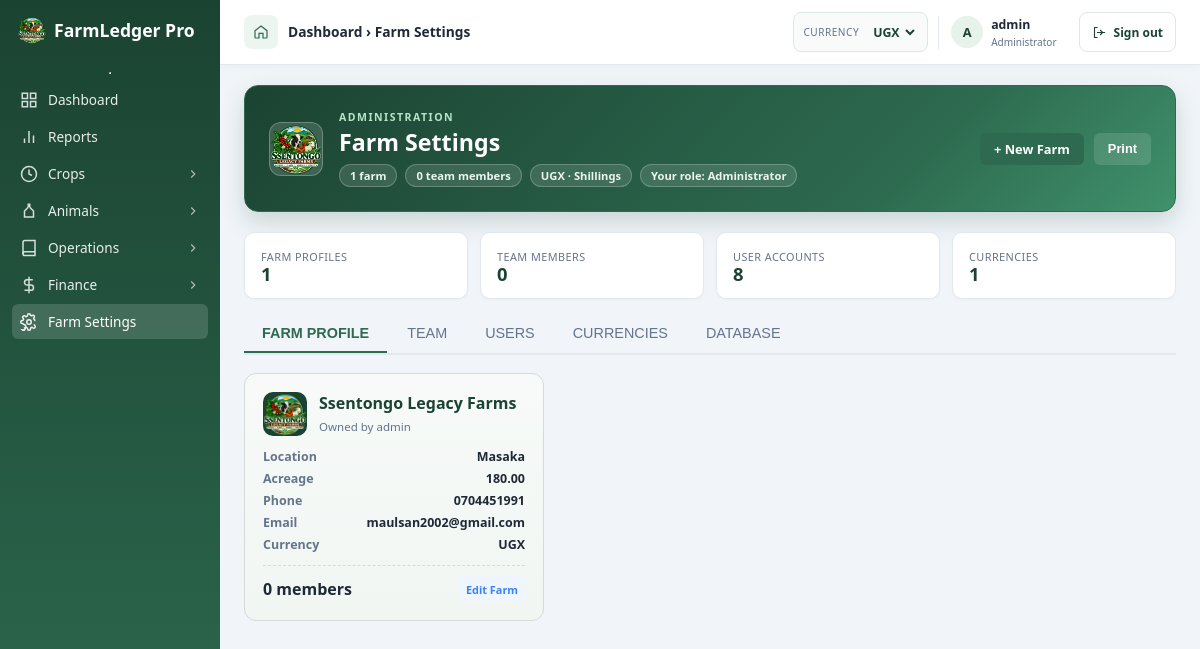
Screenshot of /dashboard/settings/ (signed in) with the database file from the repository.
### accounts/models.py (models this page shows, shortened)
class User(AbstractUser):
    class Role(models.TextChoices):
        OWNER = 'OWNER', 'Owner'
        MANAGER = 'MANAGER', 'Manager'
        WORKER = 'WORKER', 'Worker'
        ACCOUNTANT = 'ACCOUNTANT', 'Accountant'
    role = models.CharField(
        max_length=20,
        choices=Role.choices,
        default=Role.WORKER,
    )
    phone = models.CharField(max_length=20, blank=True, default='')
    class Meta:
        permissions = [
            ('can_manage_users', 'Can manage users'),
            ('can_view_reports', 'Can view reports'),
            ('can_manage_budgets', 'Can manage budgets'),
            ('can_manage_expenses', 'Can manage expenses'),
            ('can_run_payroll', 'Can run payroll'),
        ]

class FarmProfile(models.Model):
    user = models.OneToOneField(
        User,
        on_delete=models.CASCADE,
        related_name='farm_profile',
    )
    farm_name = models.CharField(max_length=200)
    tagline = models.CharField(max_length=200, blank=True, default='')
    location = models.CharField(max_length=300, blank=True, default='')
    acreage = models.DecimalField(max_digits=10, decimal_places=2, default=0)
    tax_id = models.CharField(max_length=50, blank=True, default='')
    fiscal_year_start = models.DateField(null=True, blank=True)
    phone = models.CharField(max_length=30, blank=True, default='')
    email = models.EmailField(blank=True, default='')
    logo = models.ImageField(upload_to='farm_logos/', null=True, blank=True)
    invoice_payment_details = models.TextField(
        blank=True, default='',
        help_text='Default payment instructions printed on invoices '
                  '(bank, account name, account no., mobile money...).')
    invoice_notes = models.TextField(
        blank=True, default='',
        help_text='Default notes & terms printed on invoices.')
    default_currency = models.ForeignKey(
        Currency,
        on_delete=models.SET_NULL,
        null=True,
        blank=True,
        related_name='farm_profiles',
        help_text='Currency used to display monetary values'
    )
    created_at = models.DateTimeField(auto_now_add=True)
    updated_at = models.DateTimeField(auto_now=True)

class Currency(models.Model):
    code = models.CharField(max_length=3, unique=True, help_text='e.g. USD, EUR, UGX')
    name = models.CharField(max_length=100)
    symbol = models.CharField(max_length=10, default='$')
    rate = models.DecimalField(
        max_digits=18,
        decimal_places=6,
        default=Decimal('1.0'),
        help_text='Amount of this currency equal to 1 base (USD) unit'
    )
    is_default = models.BooleanField(default=False)
    class Meta:
        verbose_name_plural = 'currencies'

### farmledger/views.py (the view)
# urls.py: path('dashboard/settings/', farm_settings, name='farm_settings'),
@login_required
def farm_settings(request):
    from accounts.models import Currency, FarmMembership, User
    farms = accessible_farms(request.user).select_related(
        'default_currency', 'user').order_by('farm_name').annotate(
        membership_count=Count('memberships', distinct=True))
    memberships = scoped_queryset(FarmMembership, request.user).select_related(
        'farm_profile', 'user').order_by('farm_profile__farm_name', 'user__username')
    member_ids = memberships.values_list('user_id', flat=True)
    owner_ids = farms.values_list('user_id', flat=True)
    if request.user.is_superuser:
        users = User.objects.all().order_by('username')
    else:
        users = User.objects.filter(
            Q(pk__in=member_ids) | Q(pk__in=owner_ids)).distinct().order_by('username')
    if request.user.is_superuser:
        role_label = 'Administrator'
    else:
        own = next((f for f in farms if f.user_id == request.user.pk), None)
        member = next((m for m in memberships if m.user_id == request.user.pk), None)
        role_label = 'Owner' if own else (member.get_role_display() if member else 'No farm')
    context = {
        'farms': farms,
        'memberships': memberships,
        'users': users,
        'currencies': Currency.objects.order_by('code'),
        'role_label': role_label,
        'can_edit_farms': request.user.is_superuser or not FarmProfile.objects.filter(
            user=request.user).exists() or accessible_farms(
            request.user, write_model='accounts.farmprofile').exists(),
        'can_manage_team': request.user.is_superuser or accessible_farms(
            request.user, write_model='accounts.farmmembership').exists(),
        'can_manage_users': request.user.is_superuser,
        'can_manage_currencies': request.user.is_superuser,
    }
    if request.user.is_superuser:
        db_path = _sqlite_db_path()
        if db_path and db_path.exists():
            stat = db_path.stat()
            size = stat.st_size
            for unit in ('B', 'KB', 'MB', 'GB'):
                if size < 1024 or unit == 'GB':
                    break
                size /= 1024
            context['db_info'] = {
                'path': db_path,
                'size': f'{size:.1f} {unit}',
                'modified': datetime.datetime.fromtimestamp(
                    stat.st_mtime).strftime('%d %b %Y, %H:%M'),
            }
    return render(request, 'dashboard/farm_settings.html', context)

### templates/dashboard/farm_settings.html (shortened to what this page needs)
{% extends 'dashboard/base.html' %}
{% block nav_farms %}active{% endblock %}
{% block breadcrumbs %}Dashboard &rsaquo; Farm Settings{% endblock %}
{% block content %}
<header class="settings-toolbar" aria-labelledby="settings-page-title">
    <div class="settings-identity">
        <div class="settings-avatar" aria-hidden="true">
            {% if farms.first.logo %}<img src="{{ farms.first.logo.url }}" alt="">{% else %}F{% endif %}
        </div>
        <div>
            <p class="settings-eyebrow">Administration</p>
            <h1 id="settings-page-title">Farm Settings</h1>
            <div class="settings-meta">
                <span class="settings-tag">{{ farms|length }} farm{{ farms|length|pluralize }}</span>
                <span class="settings-tag">{{ memberships|length }} team member{{ memberships|length|pluralize }}</span>
                <span class="settings-tag">{{ currency.code }} &middot; {{ currency.name }}</span>
                <span class="settings-tag">Your role: {{ role_label }}</span>
            </div>
        </div>
    </div>
    <div class="actions">
        {% if can_edit_farms %}
        <a class="btn btn-primary" href="javascript:void(0)" data-modal-url="{% url 'model_create' app='accounts' model='farmprofile' %}?next=/dashboard/settings/" data-modal-title="New Farm">+ New Farm</a>
        {% endif %}
        <button class="btn btn-secondary" type="button" onclick="window.print()">Print</button>
    </div>
</header>
<div class="kpi-grid">
    <div class="kpi-card"><div><div class="kpi-label">Farm Profiles</div><div class="kpi-value">{{ farms|length }}</div></div></div>
    <div class="kpi-card"><div><div class="kpi-label">Team Members</div><div class="kpi-value">{{ memberships|length }}</div></div></div>
    <div class="kpi-card"><div><div class="kpi-label">User Accounts</div><div class="kpi-value">{{ users|length }}</div></div></div>
    <div class="kpi-card"><div><div class="kpi-label">Currencies</div><div class="kpi-value">{{ currencies|length }}</div></div></div>
</div>
<div class="settings-tabs" role="tablist" aria-label="Settings sections">
    <button type="button" class="budget-tab active" data-tab="profile" onclick="switchSettingsTab('profile')">FARM PROFILE</button>
    <button type="button" class="budget-tab" data-tab="team" onclick="switchSettingsTab('team')">TEAM</button>
    <button type="button" class="budget-tab" data-tab="users" onclick="switchSettingsTab('users')">USERS</button>
    <button type="button" class="budget-tab" data-tab="currencies" onclick="switchSettingsTab('currencies')">CURRENCIES</button>
    {% if request.user.is_superuser %}
    <button type="button" class="budget-tab" data-tab="database" onclick="switchSettingsTab('database')">DATABASE</button>
    {% endif %}
</div>
<div id="tab-profile" class="tab-pane active">
    {% if farms %}
    <div class="farm-cards">
        {% for farm in farms %}
        <article class="farm-card">
            <div class="farm-card-head">
                <div class="farm-card-logo" aria-hidden="true">{% if farm.logo %}<img src="{{ farm.logo.url }}" alt="">{% else %}{{ farm.farm_name|first|upper }}{% endif %}</div>
                <div>
                    <h3>{{ farm.farm_name }}</h3>
                    <span class="muted">Owned by {{ farm.user.get_full_name|default:farm.user.username }}</span>
                </div>
            </div>
            <dl>
                <dt>Location</dt><dd>{{ farm.location|default:"&ndash;" }}</dd>
                <dt>Acreage</dt><dd>{{ farm.acreage|default:"&ndash;" }}</dd>
                <dt>Phone</dt><dd>{{ farm.phone|default:"&ndash;" }}</dd>
                <dt>Email</dt><dd>{{ farm.email|default:"&ndash;" }}</dd>
                <dt>Currency</dt><dd>{{ farm.default_currency.code|default:"&ndash;" }}</dd>
            </dl>
            <div class="farm-card-foot">
                <span class="pill-badge pill-green">{{ farm.membership_count }} member{{ farm.membership_count|pluralize }}</span>
                {% if can_edit_farms %}
                <a class="mini-btn" href="javascript:void(0)" data-modal-url="{% url 'model_update' app='accounts' model='farmprofile' pk=farm.pk %}?next=/dashboard/settings/" data-modal-title="Edit {{ farm.farm_name }}">Edit Farm</a>
                {% endif %}
            </div>
        </article>
        {% endfor %}
    </div>
    {% endif %}
</div>
{% endblock %}

### templates/dashboard/base.html (shortened to what this page needs)
{% load static %}
<!DOCTYPE html>
<html lang="en">
<head>
</head>
<body>
    {% block sidebar %}
    <aside class="sidebar">
        <a class="brand" href="/">
            {% if system_logo_url %}
            <img class="brand-logo" src="{{ system_logo_url }}" alt="">
            {% else %}
            <img class="brand-logo-default" src="{% static 'system-logo.png' %}" alt="">
            {% endif %}
            FarmLedger Pro
        </a>
        <hr>
        <ul class="nav">
            <li><a href="/" class="{% block nav_dashboard %}{% endblock %}"><svg viewBox="0 0 24 24" fill="none" stroke="currentColor" stroke-width="2"><rect x="3" y="3" width="7" height="7"/><rect x="14" y="3" width="7" height="7"/><rect x="14" y="14" width="7" height="7"/><rect x="3" y="14" width="7" height="7"/></svg> Dashboard</a></li>
            {% if nav_access.reports %}
            <li><a href="{% url 'reports' %}" class="{% block nav_reports %}{% endblock %}"><svg viewBox="0 0 24 24" fill="none" stroke="currentColor" stroke-width="2"><line x1="18" y1="20" x2="18" y2="10"/><line x1="12" y1="20" x2="12" y2="4"/><line x1="6" y1="20" x2="6" y2="14"/></svg> Reports</a></li>
            {% endif %}
            {% if nav_access.crops %}
            <li>
                <details class="nav-group">
                    <summary>
                        <svg class="group-icon" viewBox="0 0 24 24" fill="none" stroke="currentColor" stroke-width="2"><path d="M12 2a10 10 0 100 20 10 10 0 000-20z"/><path d="M12 6v6l4 2"/></svg>
                        Crops
                        <svg class="chevron" viewBox="0 0 24 24" fill="none" stroke="currentColor" stroke-width="2"><polyline points="9 18 15 12 9 6"/></svg>
                    </summary>
                </details>
            </li>
            {% endif %}
            {% if nav_access.animals %}
            <li>
                <details class="nav-group">
                    <summary>
                        <svg class="group-icon" viewBox="0 0 24 24" fill="none" stroke="currentColor" stroke-width="2"><path d="M11 7l-5 5v8h12v-8l-5-5"/><path d="M11 7V3h2v4"/></svg>
                        Animals
                        <svg class="chevron" viewBox="0 0 24 24" fill="none" stroke="currentColor" stroke-width="2"><polyline points="9 18 15 12 9 6"/></svg>
                    </summary>
                </details>
            </li>
            {% endif %}
            {% if nav_access.operations %}
            <li>
                <details class="nav-group">
                    <summary>
                        <svg class="group-icon" viewBox="0 0 24 24" fill="none" stroke="currentColor" stroke-width="2"><path d="M4 19.5A2.5 2.5 0 016.5 17H20"/><path d="M6.5 2H20v20H6.5A2.5 2.5 0 014 19.5v-15A2.5 2.5 0 016.5 2z"/></svg>
                        Operations
                        <svg class="chevron" viewBox="0 0 24 24" fill="none" stroke="currentColor" stroke-width="2"><polyline points="9 18 15 12 9 6"/></svg>
                    </summary>
                </details>
            </li>
            {% endif %}
            {% if nav_access.finance %}
            <li>
                <details class="nav-group">
                    <summary>
                        <svg class="group-icon" viewBox="0 0 24 24" fill="none" stroke="currentColor" stroke-width="2"><path d="M12 1v22M17 5H9.5a3.5 3.5 0 000 7h5a3.5 3.5 0 010 7H6"/></svg>
                        Finance
                        <svg class="chevron" viewBox="0 0 24 24" fill="none" stroke="currentColor" stroke-width="2"><polyline points="9 18 15 12 9 6"/></svg>
                    </summary>
                </details>
            </li>
            {% endif %}
            {% if nav_access.settings %}
            <li><a href="{% url 'farm_settings' %}" class="{% block nav_farms %}{% endblock %}"> Farm Settings</a></li>
            {% endif %}
        </ul>
    </aside>
    {% endblock %}
    <main class="main">
        <div class="topbar">
            <div class="topbar-location">
                <span class="topbar-location-icon" aria-hidden="true"><svg viewBox="0 0 24 24" fill="none" stroke="currentColor" stroke-width="1.8"><path d="M3 10l9-7 9 7v10a1 1 0 01-1 1h-5v-7H9v7H4a1 1 0 01-1-1z"/></svg></span>
                <nav class="breadcrumbs" aria-label="Breadcrumb">{% block breadcrumbs %}Dashboard{% endblock %}</nav>
            </div>
            <div class="meta">
                <form method="post" action="{% url 'set_currency' %}" class="topbar-currency-form">
                    <div class="topbar-currency-control">
                        <label for="topbar-currency">Currency</label>
                        <select id="topbar-currency" name="currency" class="topbar-currency-select" onchange="this.form.submit()" title="Display currency" aria-label="Display currency">
                            {% for c in currencies %}
                            <option value="{{ c.pk }}" {% if c.pk == currency.pk %}selected{% endif %}>{{ c.code }}</option>
                            {% empty %}<option value="">{{ currency.code }}</option>
                            {% endfor %}
                        </select>
                    </div>
                </form>
                <div class="topbar-user">
                    <span class="topbar-user-avatar" aria-hidden="true">{{ request.user.username|first|upper|default:"U" }}</span>
                    <div class="topbar-user-copy"><strong title="{{ request.user.username }}">{{ request.user.username|default:"User" }}</strong><span>{% if request.user.is_superuser %}Administrator{% else %}{{ request.user.get_role_display }}{% endif %}</span></div>
                </div>
                <form method="post" action="{% url 'logout' %}" class="sign-out-form">
                    <button type="submit" class="sign-out"><svg viewBox="0 0 24 24" fill="none" stroke="currentColor" stroke-width="1.8" aria-hidden="true"><path d="M9 4H4v16h5M13 8l4 4-4 4M8 12h13"/></svg>Sign out</button>
                </form>
            </div>
        </div>
        {% block content %}{% endblock %}
    </main>
</body>
</html>

### rows the page displays
User: user.username|first "A", user.username "admin"
FarmProfile: first.logo (picture), logo (picture), farm_name "Ssentongo Legacy Farms", user.get_full_name "admin", location "Masaka", acreage "180.00", phone "0704451991", email "maulsan2002@gmail.com", default_currency.code "UGX", membership_count "0"
Currency: code "UGX", name "Shillings"

### other values shown
{{ farms|length }} "1"
{{ memberships|length }} "0"
{{ role_label }} "Administrator"
{{ users|length }} "8"
{{ currencies|length }} "1"
form field currency "UGX"
